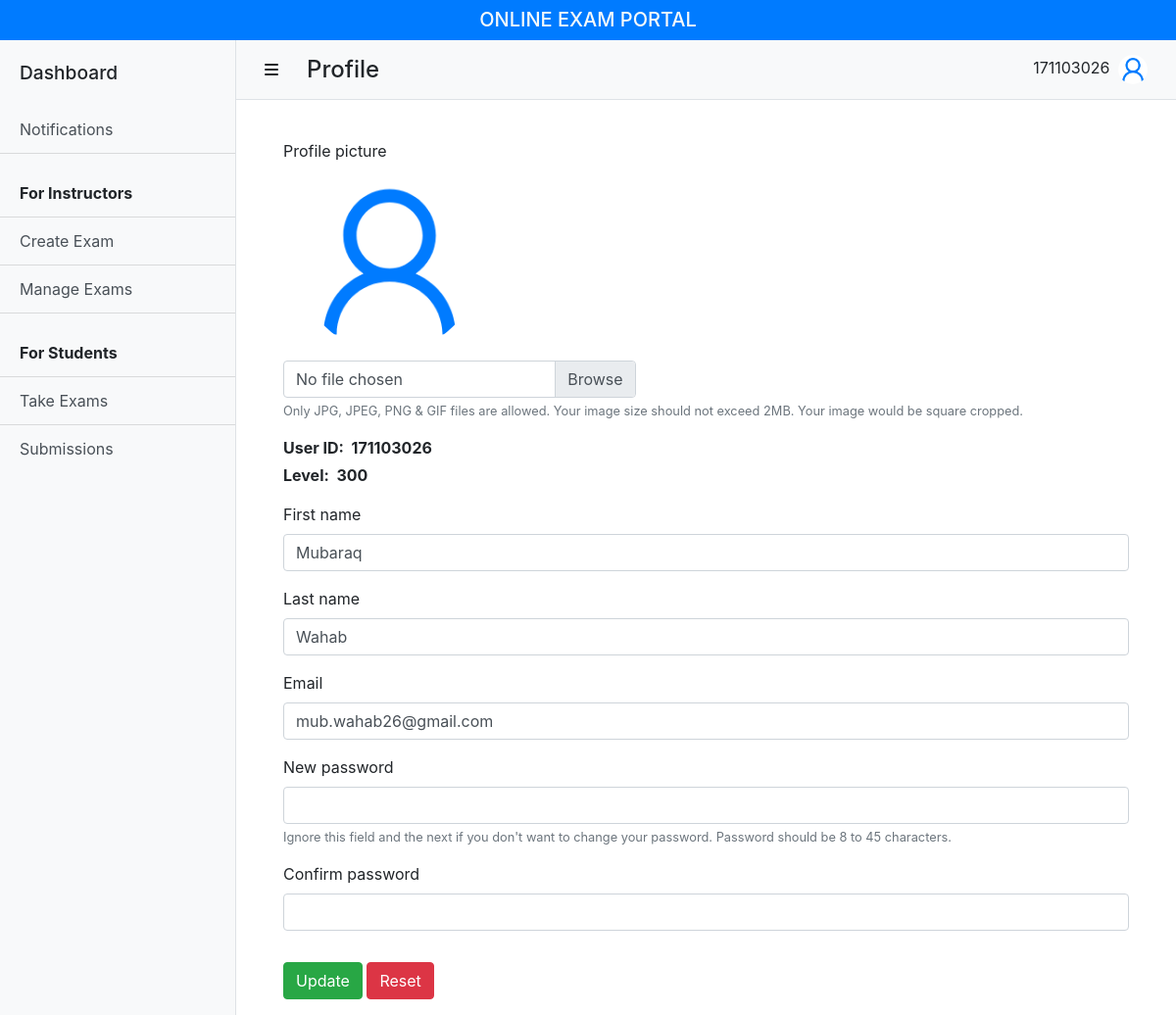
The page /account/profile.php (signed in) on the database its author committed.
### tables this page shows
CREATE TABLE `user` (
  `user_id` varchar(16) NOT NULL,
  `first_name` varchar(45) NOT NULL,
  `last_name` varchar(45) NOT NULL,
  `email` varchar(45) NOT NULL,
  `password` varchar(45) NOT NULL,
  `level_id` int(11) DEFAULT NULL,
  `profile_picture` varchar(45) DEFAULT NULL,
  `recovery_key` varchar(8) DEFAULT NULL
);

### connect.php (called while the page is built, shortened)
<?php
$servername = "localhost";
$username = "root";
$password = "";
$db_name = "exam_portal";
$conn = new mysqli($servername, $username, $password, $db_name);
function getUserById($userID) {
  $sql = "SELECT * FROM user WHERE user_id = '$userID'";
  global $conn;
  return $conn->query($sql);
}

### account/profile.php (the view, shortened to what this page needs)
<?php
require_once '../connect.php';
$userID = $_SESSION['userID'];
$profilePicture = $_SESSION['profilePicture'];
$result = getUserById($userID);
$record = $result->fetch_assoc();
$firstName = $record['first_name'];
$lastName = $record['last_name'];
$email = $record['email'];
$level = 300;
?>
<!DOCTYPE html>
<html lang="en">
<head>
  <link rel="stylesheet" href="https://stackpath.bootstrapcdn.com/bootstrap/4.4.1/css/bootstrap.min.css">
  <link href="../css/simple-sidebar.css" rel="stylesheet">
</head>
<body>
  <?php include '../components/_header.php' ?>
  <div class="d-flex" id="wrapper">
    <?php require '../components/_sidebar.php' ?>
    <div id="page-content-wrapper">
      <?php require '../components/_navbar.php' ?>
      <div class="container py-3 px-5">
        <form method="post" class="mt-4" enctype="multipart/form-data">
          <div class="form-group">
            <label for="profilePicture">Profile picture</label>
            <img src="<?php
                echo PROFILE_TARGET_DIR . (empty($profilePicture) || !file_exists(PROFILE_TARGET_DIR . $profilePicture) ? 'blank-square.jpg' : $profilePicture);
                ?>"
              class="rounded-circle img-responsive col-sm-4 col-md-3 mb-2 d-block"
              alt="Profile picture">
            <div class="custom-file col-sm-5">
              <label class="custom-file-label m-0">No file chosen</label>
            </div>
            <small id="profilePictureHelp" class="form-text text-muted">
              Only JPG, JPEG, PNG & GIF files are allowed.
              Your image size should not exceed 2MB.
              Your image would be square cropped.
            </small>
          </div>
          <div class="form-group">
            <strong class="form-text">
              <span class="">User ID:&nbsp;</span>
              <span><?php echo $userID; ?></span>
            </strong>
            <?php if (isset($level)) {
              echo
              '<strong class="form-text">
                <span class="">Level:&nbsp;</span>
                <span>' . $level . '</span>
              </strong>';
            }
            ?>
          </div>
          <div class="form-group">
            <label for="firstName">First name</label>
            <input type="text" class="form-control" name="firstName" id="firstName" value="<?php echo $firstName; ?>" required>
          </div>
          <div class="form-group">
            <label for="lastName">Last name</label>
            <input type="text" class="form-control" name="lastName" id="lastName" value="<?php echo $lastName; ?>" required>
          </div>
          <div class="form-group">
            <label for="email">Email</label>
            <input type="email" class="form-control" name="email" id="email" value="<?php echo $email; ?>" required>
          </div>
          <div class="form-group">
            <label for="password">New password</label>
            <input type="password" class="form-control" name="password" id="password">
            <small id="levelHelp" class="form-text text-muted">
              Ignore this field and the next if you don't want to change your password. Password should be 8 to 45 characters.
            </small>
          </div>
          <div class="form-group">
            <label for="confirmPassword">Confirm password</label>
            <input type="password" class="form-control" name="confirmPassword" id="confirmPassword">
          </div>
          <button type="submit" name="update" class="btn btn-success mt-3">Update</button>
          <button type="button" class="btn btn-danger mt-3" onClick="window.location.reload(true)">Reset</button>
        </form>
      </div>
    </div>
  </div>
</body>
</html>

### css/simple-sidebar.css (style rules this page uses)
body { overflow-x: hidden; }
#page-content-wrapper { min-width: 100vw; }
@media (min-width: 992px) { #page-content-wrapper { min-width: 0; width: 100%; } }

### rows shown on the page
user: firstName "Mubaraq", lastName "Wahab", email "mub.wahab26@gmail.com"

### other values the page prints
$userID "171103026"
$level "300"
